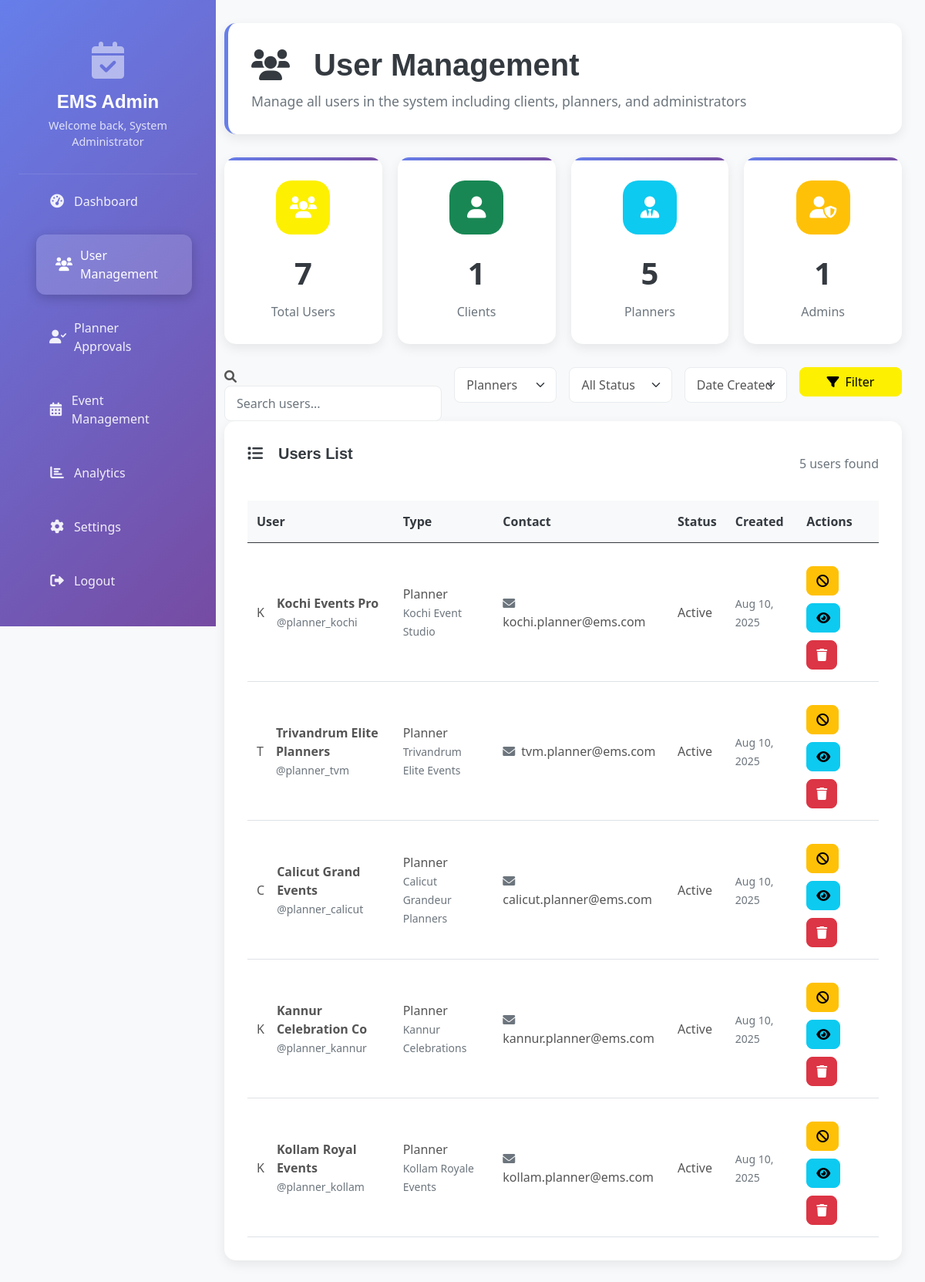
The app's page /admin/user_management.php?user_type=planner (signed in) with its own data.
### tables this page shows
CREATE TABLE planners (
    id INT PRIMARY KEY AUTO_INCREMENT,
    user_id INT NOT NULL,
    company_name VARCHAR(100),
    specialization TEXT,
    experience_years INT,
    portfolio_description TEXT,
    hourly_rate DECIMAL(10,2),
    rating DECIMAL(3,2) DEFAULT 0.00,
    total_reviews INT DEFAULT 0,
    is_verified BOOLEAN DEFAULT FALSE,
    approval_status ENUM('pending', 'approved', 'rejected') DEFAULT 'pending',
    availability BOOLEAN DEFAULT TRUE,
    location VARCHAR(255),
    bio TEXT,
    services_offered TEXT,
    portfolio TEXT,
    FOREIGN KEY (user_id) REFERENCES users(id) ON DELETE CASCADE
);

CREATE TABLE users (
    id INT PRIMARY KEY AUTO_INCREMENT,
    username VARCHAR(50) UNIQUE NOT NULL,
    email VARCHAR(100) UNIQUE NOT NULL,
    password VARCHAR(255) NOT NULL,
    full_name VARCHAR(100) NOT NULL,
    user_type ENUM('admin', 'planner', 'client') NOT NULL,
    phone VARCHAR(20),
    address TEXT,
    profile_image VARCHAR(255),
    status ENUM('active', 'inactive', 'pending') DEFAULT 'active',
    created_at TIMESTAMP DEFAULT CURRENT_TIMESTAMP,
    updated_at TIMESTAMP DEFAULT CURRENT_TIMESTAMP ON UPDATE CURRENT_TIMESTAMP
);

### admin/user_management.php (the view, shortened to what this page needs)
<?php
require_once '../includes/db.php';
require_once '../includes/functions.php';
$search = $_GET['search'] ?? '';
$user_type_filter = $_GET['user_type'] ?? '';
$sort_by = $_GET['sort'] ?? 'created_at';
$sort_order = $_GET['order'] ?? 'DESC';
$where_conditions = [];
$params = [];
$param_types = '';
if (!empty($user_type_filter)) {
    $where_conditions[] = "u.user_type = ?";
    $params[] = $user_type_filter;
    $param_types .= 's';
}
$where_clause = !empty($where_conditions) ? 'WHERE ' . implode(' AND ', $where_conditions) : '';
$count_query = "SELECT COUNT(*) as total FROM users u $where_clause";
if (!empty($params)) {
    $count_stmt = $conn->prepare($count_query);
    $count_stmt->bind_param($param_types, ...$params);
    $count_stmt->execute();
    $total_users = $count_stmt->get_result()->fetch_assoc()['total'];
} else {
    $total_users = $conn->query($count_query)->fetch_assoc()['total'];
}
$per_page = 20;
$page = max(1, $_GET['page'] ?? 1);
$offset = ($page - 1) * $per_page;
$query = "SELECT u.*, p.company_name, p.specialization, p.experience_years, p.approval_status
          FROM users u
          LEFT JOIN planners p ON u.id = p.user_id
          $where_clause
          ORDER BY u.$sort_by $sort_order
          LIMIT $per_page OFFSET $offset";
if (!empty($params)) {
    $stmt = $conn->prepare($query);
    $stmt->bind_param($param_types, ...$params);
    $stmt->execute();
    $result = $stmt->get_result();
} else {
    $result = $conn->query($query);
}
$users = [];
while ($row = $result->fetch_assoc()) {
    $users[] = $row;
}
$user_type_counts = [];
$type_result = $conn->query("SELECT user_type, COUNT(*) as count FROM users GROUP BY user_type");
while ($row = $type_result->fetch_assoc()) {
    $user_type_counts[$row['user_type']] = $row['count'];
}
?>
<!DOCTYPE html>
<html lang="en">
<head>
    <link href="../assets/css/bootstrap.min.css" rel="stylesheet">
    <link href="../assets/css/admin-style.css" rel="stylesheet">
    <link href="https://cdnjs.cloudflare.com/ajax/libs/font-awesome/6.0.0/css/all.min.css" rel="stylesheet">
</head>
<body>
    <div class="container-fluid">
        <div class="row">
            <div class="col-md-3 col-lg-2 px-0">
                <div class="admin-sidebar p-4" id="adminSidebar">
                    <div class="sidebar-header">
                        <div class="mb-3">
                            <i class="fas fa-calendar-check fa-3x text-white-50"></i>
                        </div>
                        <h4>EMS Admin</h4>
                        <p>Welcome back, <?php echo htmlspecialchars($_SESSION['full_name'] ?? 'Admin'); ?></p>
                    </div>
                    <nav class="nav flex-column">
                        <a class="nav-link" href="admin_index.php">
                            <i class="fas fa-tachometer-alt"></i>
                            <span>Dashboard</span>
                        </a>
                        <a class="nav-link active" href="user_management.php">
                            <i class="fas fa-users"></i>
                            <span>User Management</span>
                        </a>
                        <a class="nav-link" href="approve_planner.php">
                            <i class="fas fa-user-check"></i>
                            <span>Planner Approvals</span>
                        </a>
                        <a class="nav-link" href="event_management.php">
                            <i class="fas fa-calendar-alt"></i>
                            <span>Event Management</span>
                        </a>
                        <a class="nav-link" href="analytics.php">
                            <i class="fas fa-chart-bar"></i>
                            <span>Analytics</span>
                        </a>
                        <a class="nav-link" href="settings.php">
                            <i class="fas fa-cog"></i>
                            <span>Settings</span>
                        </a>
                        <a class="nav-link" href="../logout.php">
                            <i class="fas fa-sign-out-alt"></i>
                            <span>Logout</span>
                        </a>
                    </nav>
                </div>
            </div>
            <div class="col-md-9 col-lg-10 px-0">
                <div class="main-content">
                    <div class="page-header">
                        <h1><i class="fas fa-users me-3"></i>User Management</h1>
                        <p class="mb-0">Manage all users in the system including clients, planners, and administrators</p>
                    </div>
                    <div class="stats-cards">
                        <div class="stat-card">
                            <div class="stat-icon bg-primary">
                                <i class="fas fa-users"></i>
                            </div>
                            <div class="stat-value"><?php echo array_sum($user_type_counts); ?></div>
                            <div class="stat-label">Total Users</div>
                        </div>
                        <div class="stat-card">
                            <div class="stat-icon bg-success">
                                <i class="fas fa-user"></i>
                            </div>
                            <div class="stat-value"><?php echo $user_type_counts['client'] ?? 0; ?></div>
                            <div class="stat-label">Clients</div>
                        </div>
                        <div class="stat-card">
                            <div class="stat-icon bg-info">
                                <i class="fas fa-user-tie"></i>
                            </div>
                            <div class="stat-value"><?php echo $user_type_counts['planner'] ?? 0; ?></div>
                            <div class="stat-label">Planners</div>
                        </div>
                        <div class="stat-card">
                            <div class="stat-icon bg-warning">
                                <i class="fas fa-user-shield"></i>
                            </div>
                            <div class="stat-value"><?php echo $user_type_counts['admin'] ?? 0; ?></div>
                            <div class="stat-label">Admins</div>
                        </div>
                    </div>
                    <div class="filters-section">
                        <form method="GET" class="row g-3">
                            <div class="col-md-4">
                                <div class="search-box">
                                    <i class="fas fa-search search-icon"></i>
                                    <input type="text" class="form-control" name="search" placeholder="Search users..." value="<?php echo htmlspecialchars($search); ?>">
                                </div>
                            </div>
                            <div class="col-md-2">
                                <select name="user_type" class="form-select filter-select">
                                    <option value="planner" <?php echo $user_type_filter === 'planner' ? 'selected' : ''; ?>>Planners</option>
                                </select>
                            </div>
                            <div class="col-md-2">
                                <select name="status" class="form-select filter-select">
                                    <option value="">All Status</option>
                                </select>
                            </div>
                            <div class="col-md-2">
                                <select name="sort" class="form-select filter-select">
                                    <option value="created_at" <?php echo $sort_by === 'created_at' ? 'selected' : ''; ?>>Date Created</option>
                                </select>
                            </div>
                            <div class="col-md-2">
                                <button type="submit" class="btn btn-primary w-100">
                                    <i class="fas fa-filter me-2"></i>Filter
                                </button>
                            </div>
                        </form>
                    </div>
                    <div class="table-container">
                        <div class="d-flex justify-content-between align-items-center mb-4">
                            <h5><i class="fas fa-list me-2"></i>Users List</h5>
                            <span class="text-muted"><?php echo $total_users; ?> users found</span>
                        </div>
                        <div class="table-responsive">
                            <table class="table table-hover">
                                <thead>
                                    <tr>
                                        <th>User</th>
                                        <th>Type</th>
                                        <th>Contact</th>
                                        <th>Status</th>
                                        <th>Created</th>
                                        <th>Actions</th>
                                    </tr>
                                </thead>
                                <tbody>
                                    <?php if (empty($users)): ?>
                                        <tr>
                                            <td colspan="6" class="text-center py-4">
                                                <i class="fas fa-search fa-3x text-muted mb-3"></i>
                                                <p class="text-muted">No users found matching your criteria</p>
                                            </td>
                                        </tr>
                                    <?php else: ?>
                                        <?php foreach ($users as $user): ?>
                                        <tr>
                                            <td>
                                                <div class="d-flex align-items-center">
                                                    <div class="user-avatar me-3">
                                                        <?php echo strtoupper(substr($user['full_name'], 0, 1)); ?>
                                                    </div>
                                                    <div>
                                                        <strong><?php echo htmlspecialchars($user['full_name']); ?></strong>
                                                        <br><small class="text-muted">@<?php echo htmlspecialchars($user['username']); ?></small>
                                                    </div>
                                                </div>
                                            </td>
                                            <td>
                                                <span class="user-type-badge user-type-<?php echo $user['user_type']; ?>">
                                                    <?php echo ucfirst($user['user_type']); ?>
                                                </span>
                                                <?php if ($user['user_type'] === 'planner' && isset($user['company_name'])): ?>
                                                    <br><small class="text-muted"><?php echo htmlspecialchars($user['company_name']); ?></small>
                                                <?php endif; ?>
                                            </td>
                                            <td>
                                                <div><i class="fas fa-envelope me-2 text-muted"></i><?php echo htmlspecialchars($user['email']); ?></div>
                                            </td>
                                            <td>
                                                <span class="status-badge status-<?php echo $user['status']; ?>">
                                                    <?php echo ucfirst($user['status']); ?>
                                                </span>
                                            </td>
                                            <td>
                                                <small class="text-muted">
                                                    <?php echo date('M d, Y', strtotime($user['created_at'])); ?>
                                                </small>
                                            </td>
                                            <td>
                                                <div class="action-buttons">
                                                    <?php if ($user['status'] === 'active'): ?>
                                                        <button class="btn btn-warning btn-action" onclick="blockUser(<?php echo $user['id']; ?>)">
                                                            <i class="fas fa-ban"></i>
                                                        </button>
                                                    <?php elseif ($user['status'] === 'blocked'): ?>
                                                        <button class="btn btn-success btn-action" onclick="activateUser(<?php echo $user['id']; ?>)">
                                                            <i class="fas fa-check"></i>
                                                        </button>
                                                    <?php endif; ?>
                                                    <button class="btn btn-info btn-action" onclick="viewUser(<?php echo $user['id']; ?>)">
                                                        <i class="fas fa-eye"></i>
                                                    </button>
                                                    <?php if ($user['user_type'] !== 'admin'): ?>
                                                        <button class="btn btn-danger btn-action" onclick="deleteUser(<?php echo $user['id']; ?>)">
                                                            <i class="fas fa-trash"></i>
                                                        </button>
                                                    <?php endif; ?>
                                                </div>
                                            </td>
                                        </tr>
                                        <?php endforeach; ?>
                                    <?php endif; ?>
                                </tbody>
                            </table>
                        </div>
                    </div>
                </div>
            </div>
        </div>
    </div>
</body>
</html>

### records on screen
planners: user.full_name "K", user.full_name "Kochi Events Pro", user.username "planner_kochi", user.user_type "Planner", company_name "Kochi Event Studio", user.email "kochi.planner@ems.com", user.status "Active", user.created_at "Aug 10, 2025"
planners: user.full_name "T", user.full_name "Trivandrum Elite Planners", user.username "planner_tvm", user.user_type "Planner", company_name "Trivandrum Elite Events", user.email "tvm.planner@ems.com", user.status "Active", user.created_at "Aug 10, 2025"
planners: user.full_name "C", user.full_name "Calicut Grand Events", user.username "planner_calicut", user.user_type "Planner", company_name "Calicut Grandeur Planners", user.email "calicut.planner@ems.com", user.status "Active", user.created_at "Aug 10, 2025"
planners: user.full_name "K", user.full_name "Kannur Celebration Co", user.username "planner_kannur", user.user_type "Planner", company_name "Kannur Celebrations", user.email "kannur.planner@ems.com", user.status "Active", user.created_at "Aug 10, 2025"
planners: user.full_name "K", user.full_name "Kollam Royal Events", user.username "planner_kollam", user.user_type "Planner", company_name "Kollam Royale Events", user.email "kollam.planner@ems.com", user.status "Active", user.created_at "Aug 10, 2025"

### other values on screen
$_SESSION['full_name'] "System Administrator"
array_sum($user_type_counts) "7"
$user_type_counts['client'] "1"
$user_type_counts['planner'] "5"
$user_type_counts['admin'] "1"
$total_users "5"
